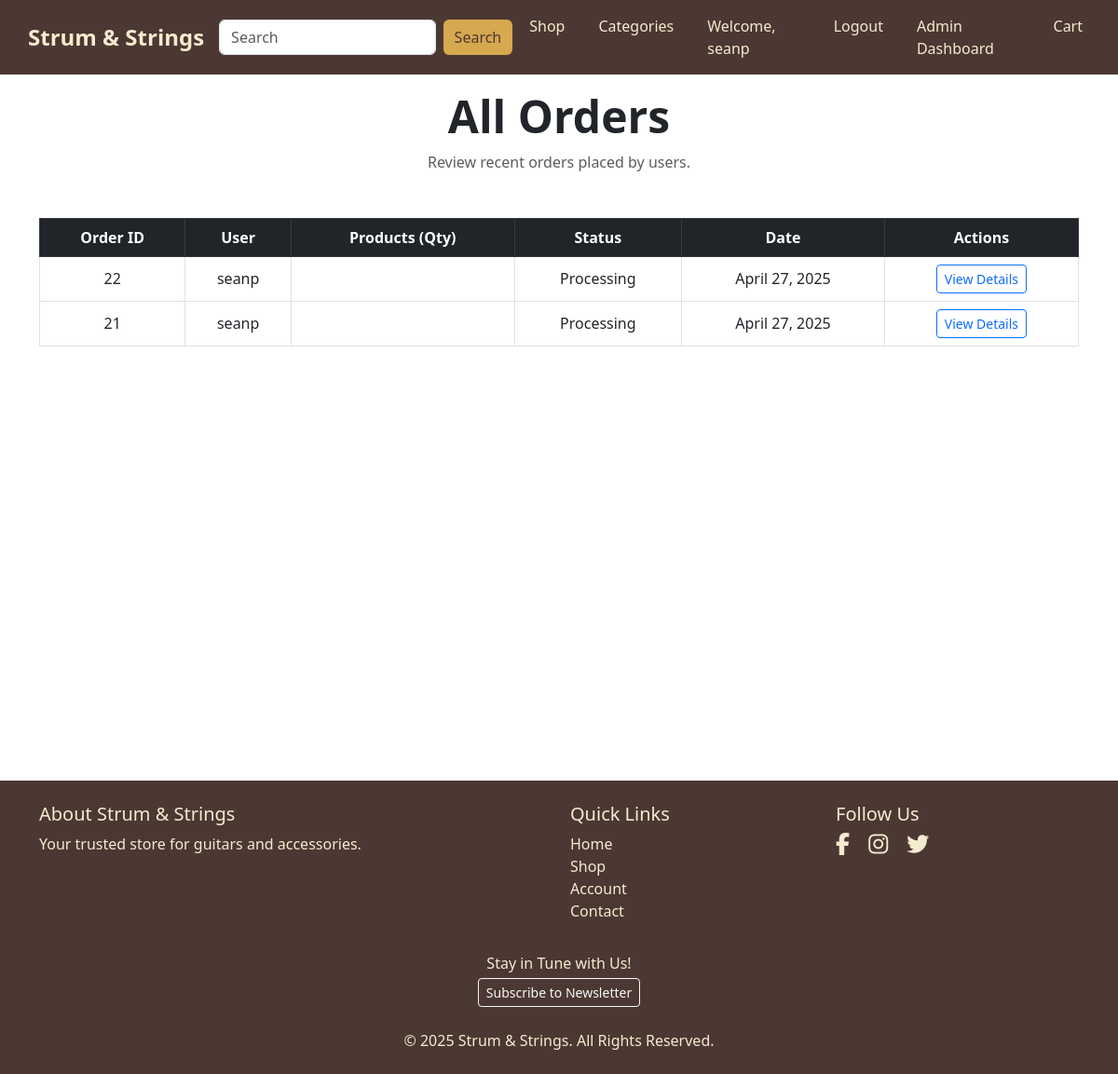
The app's page /accounts/admin-dashboard/orders/ (signed in), older data.
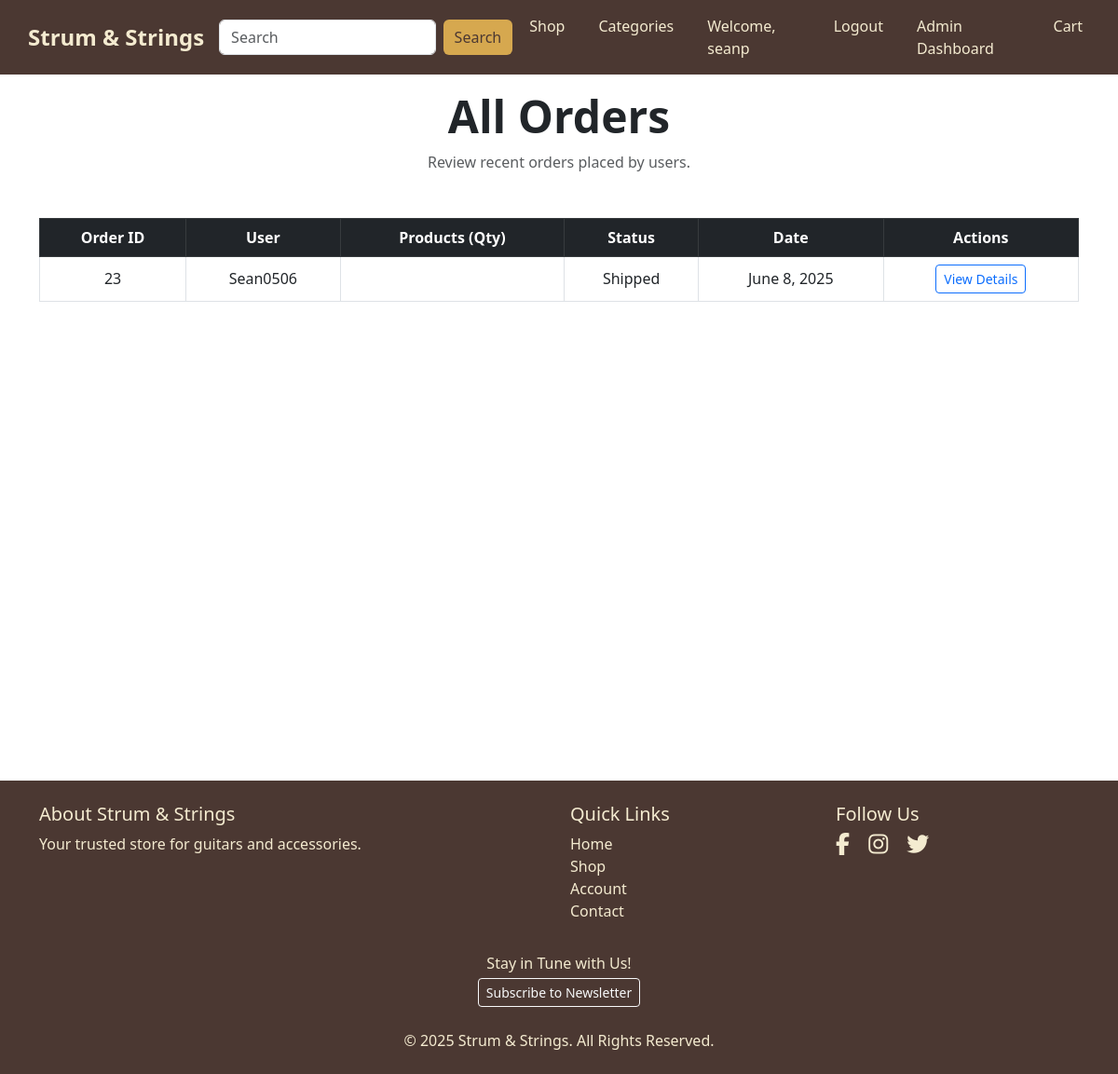
The same page, newer data.
### orders/models.py (models this page shows, shortened)
class Order(models.Model):
    STATUS_CHOICES = [
        ('pending', 'Pending'),
        ('processing', 'Processing'),
        ('shipped', 'Shipped'),
        ('delivered', 'Delivered'),
        ('cancelled', 'Cancelled'),
    ]
    user = models.ForeignKey(
            User,
            on_delete=models.CASCADE,
            related_name='orders'
        )
    full_name = models.CharField(max_length=100)
    email = models.EmailField()
    phone = models.CharField(max_length=20)
    street_address1 = models.CharField(max_length=100)
    street_address2 = models.CharField(max_length=100, blank=True)
    country = models.CharField(max_length=40)
    postal_code = models.CharField(max_length=20)
    town_or_city = models.CharField(max_length=40)
    delivery_fee = models.DecimalField(
                    max_digits=6,
                    decimal_places=2,
                    default=0.00
                )
    order_total = models.DecimalField(
                    max_digits=10,
                    decimal_places=2,
                    default=0.00
                )
    grand_total = models.DecimalField(
                    max_digits=10,
                    decimal_places=2,
                    default=0.00
                )
    stripe_session_id = models.CharField(max_length=255, blank=True, null=True)
    status = models.CharField(
                max_length=20,
                choices=STATUS_CHOICES,
                default='pending'
            )
    created_at = models.DateTimeField(auto_now_add=True)

### accounts/views.py (the view)
# urls.py: path('admin-dashboard/orders/', views.order_list, name='order_list'),
@staff_member_required
def order_list(request):
    orders = Order.objects.select_related('user').order_by('-created_at')
    return render(request, 'accounts/order_list.html', {
        'orders': orders
    })

### cart/context_processors.py (called while the page is built)
def cart_item_count(request):
    if request.user.is_authenticated:
        count = CartItem.objects.filter(user=request.user).count()
    else:
        count = 0
    return {'cart_item_count': count}

### accounts/templates/accounts/order_list.html (shortened to what this page needs)
{% extends 'base.html' %}
{% load static %}
{% block extra_css %}
  {{ block.super }}
  <link rel="stylesheet" href="{% static 'accounts/css/order_list.css' %}">
{% endblock %}
{% block main_class %}container py-5 mt-5{% endblock %}
{% block content %}
<div class="text-center mb-5">
  <h1 class="display-5 fw-bold">All Orders</h1>
  <p class="text-muted">Review recent orders placed by users.</p>
</div>
<div class="table-responsive">
  <table class="table table-bordered table-hover align-middle">
    <thead class="table-dark text-center">
      <tr>
        <th scope="col">Order ID</th>
        <th scope="col">User</th>
        <th scope="col">Products (Qty)</th>
        <th scope="col">Status</th>
        <th scope="col">Date</th>
        <th scope="col">Actions</th>
      </tr>
    </thead>
    <tbody class="text-center">
      {% for order in orders %}
      <tr>
        <td>{{ order.id }}</td>
        <td>{{ order.user.username }}</td>
        <td>
        </td>
        <td class="text-capitalize">{{ order.status }}</td>
        <td>{{ order.created_at|date:"F j, Y" }}</td>
        <td>
          <a href="{% url 'accounts:admin_order_detail' order.id %}" class="btn btn-outline-primary btn-sm">
            View Details
          </a>
        </td>
      </tr>
      {% empty %}
      <tr>
        <td colspan="6">No orders found.</td>
      </tr>
      {% endfor %}
    </tbody>
  </table>
</div>
{% endblock %}

### templates/base.html (shortened to what this page needs)
{% load static %}
<!DOCTYPE html>
<html lang="en">
  <head>
    {% block corecss %}
    <link
      rel="stylesheet"
      href="https://cdn.jsdelivr.net/npm/bootstrap@5.3.0/dist/css/bootstrap.min.css"
    />
    <link
      rel="stylesheet"
      href="https://cdnjs.cloudflare.com/ajax/libs/font-awesome/6.4.2/css/all.min.css"
    />
    {% endblock %} {% block extra_css %}
    <link rel="stylesheet" href="{% static 'css/base.css' %}" />
    {% endblock %}
  </head>
  <body>
    <div class="wrapper d-flex flex-column">
      <header class="fixed-top">
        <nav class="navbar navbar-expand-lg navbar-dark container-fluid">
          <div class="navbar-brand-container">
            <a class="navbar-brand" href="{% url 'home' %}">Strum & Strings</a>
          </div>
          <div class="collapse navbar-collapse" id="navbarNav">
            <form
              class="d-flex mx-auto"
              method="get"
              action="{% url 'products:products_list' %}"
            >
              <input
                class="form-control me-2 w-100"
                type="search"
                name="q"
                placeholder="Search"
                aria-label="Search"
                value="{{ query|default:'' }}"
              />
              <button class="btn btn-custom-search" type="submit">
                Search
              </button>
            </form>
            <ul
              class="navbar-nav ms-auto list-inline list-unstyled"
              id="nav-links-one"
            >
              <li class="nav-item">
                <a class="nav-link" href="{% url 'products:products_list' %}"
                  >Shop</a
                >
              </li>
              <li class="nav-item">
                <a
                  class="nav-link"
                  href="{% url 'categories:categories_list' %}"
                  >Categories</a
                >
              </li>
              {% if user.is_authenticated %}
              <li class="nav-item">
                <a class="nav-link" href="{% url 'accounts:profile' %}"
                  >Welcome, {{ user.username }}</a
                >
              </li>
              <li class="nav-item">
                <a class="nav-link" href="{% url 'account_logout' %}">Logout</a>
              </li>
              {% if user.is_staff %}
              <li class="nav-item">
                <a class="nav-link" href="{% url 'accounts:admin_dashboard' %}"
                  >Admin Dashboard</a
                >
              </li>
              {% endif %} {% endif %}
              <li class="nav-item">
                <a
                  class="nav-link position-relative"
                  href="{% url 'cart:view_cart' %}"
                >
                  Cart
                </a>
              </li>
            </ul>
          </div>
        </nav>
      </header>
      <main class="{% block main_class %}flex-grow-1{% endblock %}">
        {% block content %}{% endblock %}
      </main>
      <footer class="py-4" id="footer-one">
        <div class="container">
          <div class="row text-center text-md-start">
            <div class="col-md-6 mb-4 mb-md-0">
              <h5>About Strum & Strings</h5>
              <p>Your trusted store for guitars and accessories.</p>
            </div>
            <div class="col-md-3 mb-4 mb-md-0">
              <h5>Quick Links</h5>
              <ul class="list-unstyled">
                <li><a href="{% url 'home' %}">Home</a></li>
                <li><a href="{% url 'products:products_list' %}">Shop</a></li>
                {% if user.is_authenticated %}
                <li><a href="{% url 'accounts:profile' %}">Account</a></li>
                {% else %}
                <li><a href="{% url 'account_login' %}">Login</a></li>
                {% endif %}
                <li><a href="#contact">Contact</a></li>
              </ul>
            </div>
            <div class="col-md-3 mb-4 mb-md-0">
              <h5>Follow Us</h5>
              <div class="footer-social-icons">
                <a
                  href="https://www.facebook.com/"
                  target="_blank"
                  class="me-3"
                >
                  <i class="fab fa-facebook-f fa-2x"></i>
                </a>
                <a
                  href="https://www.instagram.com/"
                  target="_blank"
                  class="me-3"
                >
                  <i class="fab fa-instagram fa-2x"></i>
                </a>
                <a href="https://twitter.com/" target="_blank" class="me-3">
                  <i class="fab fa-twitter fa-2x"></i>
                </a>
              </div>
            </div>
          </div>
          <div class="footer-newsletter text-center mt-3">
            <p class="mb-1">Stay in Tune with Us!</p>
            <a
              href="{% url 'accounts:newsletter_signup' %}"
              class="btn btn-outline-light btn-sm"
              >Subscribe to Newsletter</a
            >
          </div>
          <div class="text-center mt-4">
            &copy; 2025 Strum & Strings. All Rights Reserved.
          </div>
        </div>
      </footer>
    </div>
  </body>
</html>

### static/css/base.css (style rules this page uses)
html, body { margin: 0; padding: 0; height: 100%; display: flex; flex-direction: column; }
main { flex: 1; min-height: calc(100vh - 10px); text-align: center; width: 100%; }
header { background-color: #4B3832; color: #F4EBD0; min-height: 80px; display: flex; align-items: center; justify-content: space-between; padding: 0 20px; }
header .navbar-brand, .navbar-brand { font-size: 1.5rem; font-weight: bold; color: #F4EBD0; }
header .navbar-nav .nav-link, .navbar-nav .nav-link { font-size: 1rem; margin: 0 10px; color: #F4EBD0; }
.navbar-brand-container { flex-grow: 1; margin-left: 0; padding-left: 10px; }
.btn-custom-search { background-color: #D6A84F; color: #4B3832; border: none; padding: 6px 12px; }
footer { background-color: #4B3832; color: #F4EBD0; }
footer a { color: #F4EBD0; text-decoration: none; }
.footer-social-icons a i { color: #F4EBD0; font-size: 24px; transition: color 0.3s ease; }
.wrapper { overflow: visible; }

Row changes from the older to the newer data that the page shows:
removed Order: id "22", user.username "seanp", status "Processing", created_at "April 27, 2025"
removed Order: id "21", user.username "seanp", status "Processing", created_at "April 27, 2025"
added Order: id "23", user.username "Sean0506", status "Shipped", created_at "June 8, 2025"
